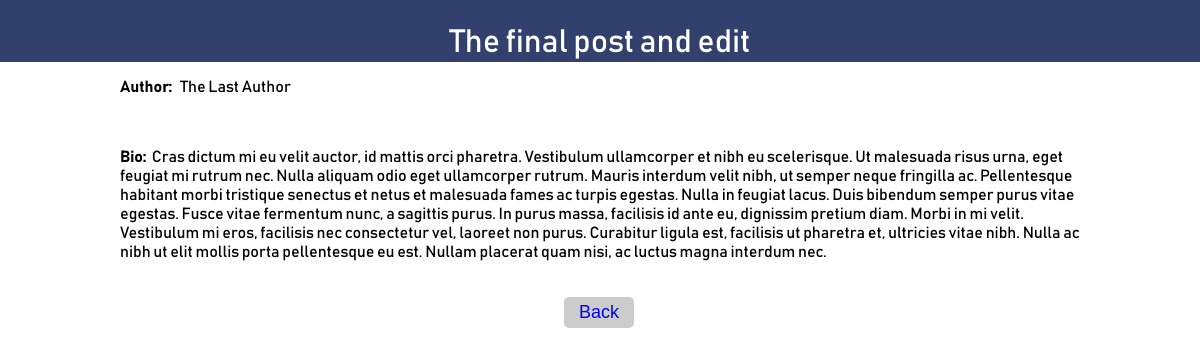
/blog/24/author, run on the app's committed database.
### blog/models.py (models this page shows, shortened)
class Post(models.Model):
    post_title=models.CharField(max_length=48)
    post_desc=models.TextField(max_length=200)
    author=models.ForeignKey(Author, on_delete=models.CASCADE)
    pub_date=models.DateTimeField('date published')

class Author(models.Model):
    author_name =models.CharField(max_length=48)
    author_bio = models.TextField(max_length=300)

### blog/views.py (the view)
# urls.py: path('<int:post_id>/author',views.author, name='author'),
def author(request, post_id):
    author_post=get_object_or_404(Post, pk=post_id)
    return render(request, 'blog/author.html', {'post':author_post})

### blog/templates/blog/author.html (shortened to what this page needs)
<!doctype html>
{% load static %}
<head>
<link  rel="stylesheet" type="text/css" href="{% static 'blog/main.css' %}" >
</head>
<body>
<div id= "banner">
<header>{{ post.post_title }}</header>
</div>
<p><b>Author:</b> &nbsp {{ post.author.author_name }}</p>
    <br>
    <p><b>Bio:</b> &nbsp{{ post.author.author_bio }}</p>
    <br>
    <button class="button"><a href="/blog/">Back</a></button>
</body>

### blog/static/blog/main.css (style rules this page uses)
html,body { width: 100%; height: 100%; margin: 0px; padding: 0px; overflow-x: hidden; }
#banner { background-color:#1c2c5e; width:100%; overflow:auto; color:white; opacity: 0.9; float:center; }
header { font-size:32px; text-align:center; padding-top:2%; }
a { text-decoration: none; -webkit-transition: all 0.5s ease; -moz-transition: all 0.5s ease; -o-transition: all 0.5s ease; -ms-transition: all 0.5s ease; transition: all 0.5s ease; }
body { background-color: #fff; width:100%; font-family: "Bahn"; }
input[type=submit], .button { padding:5px 15px; background:#ccc; border:0 none; cursor:pointer; border-radius: 5px; margin-left:47%; font-size:18px; }
p { font-size:16px; width: 80%; padding-top:0; margin-left:10%; box-sizing: border-box; resize:none; }

### data on the page
Post: post_title "The final post and edit", author.author_name "The Last Author", author.author_bio "Cras dictum mi eu velit auctor, id mattis orci pharetra. Vestibulum ullamcorper et nibh eu scelerisque. Ut malesuada risus urna, eget feugiat mi rutrum nec. Nulla aliquam odio eget ullamcorper rutrum. Mauris interdum velit nibh, ut semper neque fringilla ac. Pellentesque habitant morbi tristique senectus et netus et malesuada fames ac turpis egestas. Nulla in feugiat lacus. Duis bibendum semper purus vitae egestas. Fusce vitae fermentum nunc, a sagittis purus. In purus massa, facilisis id ante eu, dignissim pretium diam. Morbi in mi velit. Vestibulum mi eros, facilisis nec consectetur vel, laoreet non purus. Curabitur ligula est, facilisis ut pharetra et, ultricies vitae nibh. Nulla ac nibh…"
